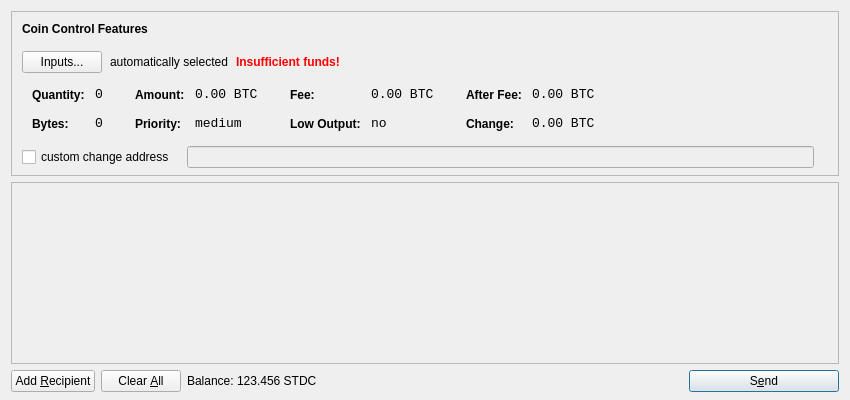
<?xml version="1.0" encoding="UTF-8"?>
<ui version="4.0">
 <class>SendCoinsDialog</class>
 <widget class="QDialog" name="SendCoinsDialog">
  <property name="geometry">
   <rect>
    <x>0</x>
    <y>0</y>
    <width>850</width>
    <height>400</height>
   </rect>
  </property>
  <property name="windowTitle">
   <string>Send Coins</string>
  </property>
  <layout class="QVBoxLayout" name="verticalLayout" stretch="0,1,0">
   <property name="bottomMargin">
    <number>8</number>
   </property>
   <item>
    <widget class="QFrame" name="frameCoinControl">
     <property name="sizePolicy">
      <sizepolicy hsizetype="Expanding" vsizetype="Expanding">
       <horstretch>0</horstretch>
       <verstretch>0</verstretch>
      </sizepolicy>
     </property>
     <property name="maximumSize">
      <size>
       <width>16777215</width>
       <height>16777215</height>
      </size>
     </property>
     <property name="frameShape">
      <enum>QFrame::StyledPanel</enum>
     </property>
     <property name="frameShadow">
      <enum>QFrame::Sunken</enum>
     </property>
     <layout class="QVBoxLayout" name="verticalLayoutCoinControl2">
      <property name="spacing">
       <number>-1</number>
      </property>
      <property name="leftMargin">
       <number>0</number>
      </property>
      <property name="topMargin">
       <number>0</number>
      </property>
      <property name="rightMargin">
       <number>0</number>
      </property>
      <property name="bottomMargin">
       <number>6</number>
      </property>
      <item>
       <layout class="QVBoxLayout" name="verticalLayoutCoinControl" stretch="0,0,0,0,1">
        <property name="spacing">
         <number>0</number>
        </property>
        <property name="leftMargin">
         <number>10</number>
        </property>
        <property name="topMargin">
         <number>10</number>
        </property>
        <item>
         <layout class="QHBoxLayout" name="horizontalLayoutCoinControl1">
          <property name="bottomMargin">
           <number>15</number>
          </property>
          <item>
           <widget class="QLabel" name="labelCoinControlFeatures">
            <property name="sizePolicy">
             <sizepolicy hsizetype="Preferred" vsizetype="Maximum">
              <horstretch>0</horstretch>
              <verstretch>0</verstretch>
             </sizepolicy>
            </property>
            <property name="font">
             <font>
              <weight>75</weight>
              <bold>true</bold>
             </font>
            </property>
            <property name="styleSheet">
             <string notr="true">font-weight:bold;</string>
            </property>
            <property name="text">
             <string>Coin Control Features</string>
            </property>
           </widget>
          </item>
         </layout>
        </item>
        <item>
         <layout class="QHBoxLayout" name="horizontalLayoutCoinControl2" stretch="0,0,0,0">
          <property name="spacing">
           <number>8</number>
          </property>
          <property name="bottomMargin">
           <number>10</number>
          </property>
          <item>
           <widget class="QPushButton" name="pushButtonCoinControl">
            <property name="styleSheet">
             <string notr="true"/>
            </property>
            <property name="text">
             <string>Inputs...</string>
            </property>
           </widget>
          </item>
          <item>
           <widget class="QLabel" name="labelCoinControlAutomaticallySelected">
            <property name="text">
             <string>automatically selected</string>
            </property>
            <property name="margin">
             <number>5</number>
            </property>
           </widget>
          </item>
          <item>
           <widget class="QLabel" name="labelCoinControlInsuffFunds">
            <property name="font">
             <font>
              <weight>75</weight>
              <bold>true</bold>
             </font>
            </property>
            <property name="styleSheet">
             <string notr="true">color:red;font-weight:bold;</string>
            </property>
            <property name="text">
             <string>Insufficient funds!</string>
            </property>
            <property name="margin">
             <number>5</number>
            </property>
           </widget>
          </item>
          <item>
           <spacer name="horizontalSpacerCoinControl">
            <property name="orientation">
             <enum>Qt::Horizontal</enum>
            </property>
            <property name="sizeHint" stdset="0">
             <size>
              <width>40</width>
              <height>1</height>
             </size>
            </property>
           </spacer>
          </item>
         </layout>
        </item>
        <item>
         <widget class="QWidget" name="widgetCoinControl" native="true">
          <property name="sizePolicy">
           <sizepolicy hsizetype="Preferred" vsizetype="Preferred">
            <horstretch>0</horstretch>
            <verstretch>0</verstretch>
           </sizepolicy>
          </property>
          <property name="minimumSize">
           <size>
            <width>0</width>
            <height>0</height>
           </size>
          </property>
          <property name="styleSheet">
           <string notr="true"/>
          </property>
          <layout class="QHBoxLayout" name="horizontalLayoutCoinControl5">
           <property name="margin">
            <number>0</number>
           </property>
           <item>
            <layout class="QHBoxLayout" name="horizontalLayoutCoinControl3" stretch="0,0,0,1">
             <property name="spacing">
              <number>20</number>
             </property>
             <property name="topMargin">
              <number>0</number>
             </property>
             <property name="bottomMargin">
              <number>10</number>
             </property>
             <item>
              <layout class="QFormLayout" name="formLayoutCoinControl1">
               <property name="horizontalSpacing">
                <number>10</number>
               </property>
               <property name="verticalSpacing">
                <number>14</number>
               </property>
               <property name="leftMargin">
                <number>10</number>
               </property>
               <property name="topMargin">
                <number>4</number>
               </property>
               <property name="rightMargin">
                <number>6</number>
               </property>
               <item row="0" column="0">
                <widget class="QLabel" name="labelCoinControlQuantityText">
                 <property name="styleSheet">
                  <string notr="true">font-weight:bold;</string>
                 </property>
                 <property name="text">
                  <string>Quantity:</string>
                 </property>
                 <property name="margin">
                  <number>0</number>
                 </property>
                </widget>
               </item>
               <item row="0" column="1">
                <widget class="QLabel" name="labelCoinControlQuantity">
                 <property name="font">
                  <font>
                   <family>Monospace</family>
                   <pointsize>10</pointsize>
                  </font>
                 </property>
                 <property name="cursor">
                  <cursorShape>IBeamCursor</cursorShape>
                 </property>
                 <property name="contextMenuPolicy">
                  <enum>Qt::ActionsContextMenu</enum>
                 </property>
                 <property name="text">
                  <string notr="true">0</string>
                 </property>
                 <property name="margin">
                  <number>0</number>
                 </property>
                 <property name="textInteractionFlags">
                  <set>Qt::LinksAccessibleByMouse|Qt::TextSelectableByKeyboard|Qt::TextSelectableByMouse</set>
                 </property>
                </widget>
               </item>
               <item row="1" column="0">
                <widget class="QLabel" name="labelCoinControlBytesText">
                 <property name="styleSheet">
                  <string notr="true">font-weight:bold;</string>
                 </property>
                 <property name="text">
                  <string>Bytes:</string>
                 </property>
                </widget>
               </item>
               <item row="1" column="1">
                <widget class="QLabel" name="labelCoinControlBytes">
                 <property name="font">
                  <font>
                   <family>Monospace</family>
                   <pointsize>10</pointsize>
                  </font>
                 </property>
                 <property name="cursor">
                  <cursorShape>IBeamCursor</cursorShape>
                 </property>
                 <property name="contextMenuPolicy">
                  <enum>Qt::ActionsContextMenu</enum>
                 </property>
                 <property name="text">
                  <string notr="true">0</string>
                 </property>
                 <property name="textInteractionFlags">
                  <set>Qt::LinksAccessibleByMouse|Qt::TextSelectableByKeyboard|Qt::TextSelectableByMouse</set>
                 </property>
                </widget>
               </item>
              </layout>
             </item>
             <item>
              <layout class="QFormLayout" name="formLayoutCoinControl2">
               <property name="horizontalSpacing">
                <number>10</number>
               </property>
               <property name="verticalSpacing">
                <number>14</number>
               </property>
               <property name="leftMargin">
                <number>6</number>
               </property>
               <property name="topMargin">
                <number>4</number>
               </property>
               <property name="rightMargin">
                <number>6</number>
               </property>
               <item row="0" column="0">
                <widget class="QLabel" name="labelCoinControlAmountText">
                 <property name="styleSheet">
                  <string notr="true">font-weight:bold;</string>
                 </property>
                 <property name="text">
                  <string>Amount:</string>
                 </property>
                 <property name="margin">
                  <number>0</number>
                 </property>
                </widget>
               </item>
               <item row="0" column="1">
                <widget class="QLabel" name="labelCoinControlAmount">
                 <property name="font">
                  <font>
                   <family>Monospace</family>
                   <pointsize>10</pointsize>
                  </font>
                 </property>
                 <property name="cursor">
                  <cursorShape>IBeamCursor</cursorShape>
                 </property>
                 <property name="contextMenuPolicy">
                  <enum>Qt::ActionsContextMenu</enum>
                 </property>
                 <property name="text">
                  <string notr="true">0.00 BTC</string>
                 </property>
                 <property name="textInteractionFlags">
                  <set>Qt::LinksAccessibleByMouse|Qt::TextSelectableByKeyboard|Qt::TextSelectableByMouse</set>
                 </property>
                </widget>
               </item>
               <item row="1" column="0">
                <widget class="QLabel" name="labelCoinControlPriorityText">
                 <property name="styleSheet">
                  <string notr="true">font-weight:bold;</string>
                 </property>
                 <property name="text">
                  <string>Priority:</string>
                 </property>
                </widget>
               </item>
               <item row="1" column="1">
                <widget class="QLabel" name="labelCoinControlPriority">
                 <property name="font">
                  <font>
                   <family>Monospace</family>
                   <pointsize>10</pointsize>
                  </font>
                 </property>
                 <property name="cursor">
                  <cursorShape>IBeamCursor</cursorShape>
                 </property>
                 <property name="contextMenuPolicy">
                  <enum>Qt::ActionsContextMenu</enum>
                 </property>
                 <property name="text">
                  <string>medium</string>
                 </property>
                 <property name="textInteractionFlags">
                  <set>Qt::LinksAccessibleByMouse|Qt::TextSelectableByKeyboard|Qt::TextSelectableByMouse</set>
                 </property>
                </widget>
               </item>
              </layout>
             </item>
             <item>
              <layout class="QFormLayout" name="formLayoutCoinControl3">
               <property name="horizontalSpacing">
                <number>10</number>
               </property>
               <property name="verticalSpacing">
                <number>14</number>
               </property>
               <property name="leftMargin">
                <number>6</number>
               </property>
               <property name="topMargin">
                <number>4</number>
               </property>
               <property name="rightMargin">
                <number>6</number>
               </property>
               <item row="0" column="0">
                <widget class="QLabel" name="labelCoinControlFeeText">
                 <property name="styleSheet">
                  <string notr="true">font-weight:bold;</string>
                 </property>
                 <property name="text">
                  <string>Fee:</string>
                 </property>
                 <property name="margin">
                  <number>0</number>
                 </property>
                </widget>
               </item>
               <item row="0" column="1">
                <widget class="QLabel" name="labelCoinControlFee">
                 <property name="font">
                  <font>
                   <family>Monospace</family>
                   <pointsize>10</pointsize>
                  </font>
                 </property>
                 <property name="cursor">
                  <cursorShape>IBeamCursor</cursorShape>
                 </property>
                 <property name="contextMenuPolicy">
                  <enum>Qt::ActionsContextMenu</enum>
                 </property>
                 <property name="text">
                  <string notr="true">0.00 BTC</string>
                 </property>
                 <property name="textInteractionFlags">
                  <set>Qt::LinksAccessibleByMouse|Qt::TextSelectableByKeyboard|Qt::TextSelectableByMouse</set>
                 </property>
                </widget>
               </item>
               <item row="1" column="0">
                <widget class="QLabel" name="labelCoinControlLowOutputText">
                 <property name="styleSheet">
                  <string notr="true">font-weight:bold;</string>
                 </property>
                 <property name="text">
                  <string>Low Output:</string>
                 </property>
                </widget>
               </item>
               <item row="1" column="1">
                <widget class="QLabel" name="labelCoinControlLowOutput">
                 <property name="font">
                  <font>
                   <family>Monospace</family>
                   <pointsize>10</pointsize>
                  </font>
                 </property>
                 <property name="cursor">
                  <cursorShape>IBeamCursor</cursorShape>
                 </property>
                 <property name="contextMenuPolicy">
                  <enum>Qt::ActionsContextMenu</enum>
                 </property>
                 <property name="text">
                  <string>no</string>
                 </property>
                 <property name="textInteractionFlags">
                  <set>Qt::LinksAccessibleByMouse|Qt::TextSelectableByKeyboard|Qt::TextSelectableByMouse</set>
                 </property>
                </widget>
               </item>
              </layout>
             </item>
             <item>
              <layout class="QFormLayout" name="formLayoutCoinControl4">
               <property name="horizontalSpacing">
                <number>10</number>
               </property>
               <property name="verticalSpacing">
                <number>14</number>
               </property>
               <property name="leftMargin">
                <number>6</number>
               </property>
               <property name="topMargin">
                <number>4</number>
               </property>
               <property name="rightMargin">
                <number>6</number>
               </property>
               <item row="0" column="0">
                <widget class="QLabel" name="labelCoinControlAfterFeeText">
                 <property name="styleSheet">
                  <string notr="true">font-weight:bold;</string>
                 </property>
                 <property name="text">
                  <string>After Fee:</string>
                 </property>
                 <property name="margin">
                  <number>0</number>
                 </property>
                </widget>
               </item>
               <item row="0" column="1">
                <widget class="QLabel" name="labelCoinControlAfterFee">
                 <property name="font">
                  <font>
                   <family>Monospace</family>
                   <pointsize>10</pointsize>
                  </font>
                 </property>
                 <property name="cursor">
                  <cursorShape>IBeamCursor</cursorShape>
                 </property>
                 <property name="contextMenuPolicy">
                  <enum>Qt::ActionsContextMenu</enum>
                 </property>
                 <property name="text">
                  <string notr="true">0.00 BTC</string>
                 </property>
                 <property name="textInteractionFlags">
                  <set>Qt::LinksAccessibleByMouse|Qt::TextSelectableByKeyboard|Qt::TextSelectableByMouse</set>
                 </property>
                </widget>
               </item>
               <item row="1" column="0">
                <widget class="QLabel" name="labelCoinControlChangeText">
                 <property name="styleSheet">
                  <string notr="true">font-weight:bold;</string>
                 </property>
                 <property name="text">
                  <string>Change:</string>
                 </property>
                </widget>
               </item>
               <item row="1" column="1">
                <widget class="QLabel" name="labelCoinControlChange">
                 <property name="font">
                  <font>
                   <family>Monospace</family>
                   <pointsize>10</pointsize>
                  </font>
                 </property>
                 <property name="cursor">
                  <cursorShape>IBeamCursor</cursorShape>
                 </property>
                 <property name="contextMenuPolicy">
                  <enum>Qt::ActionsContextMenu</enum>
                 </property>
                 <property name="text">
                  <string notr="true">0.00 BTC</string>
                 </property>
                 <property name="textInteractionFlags">
                  <set>Qt::LinksAccessibleByMouse|Qt::TextSelectableByKeyboard|Qt::TextSelectableByMouse</set>
                 </property>
                </widget>
               </item>
              </layout>
             </item>
            </layout>
           </item>
          </layout>
         </widget>
        </item>
        <item>
         <layout class="QHBoxLayout" name="horizontalLayoutCoinControl4" stretch="0,0,0">
          <property name="spacing">
           <number>12</number>
          </property>
          <property name="sizeConstraint">
           <enum>QLayout::SetDefaultConstraint</enum>
          </property>
          <property name="topMargin">
           <number>5</number>
          </property>
          <property name="rightMargin">
           <number>5</number>
          </property>
          <item>
           <widget class="QCheckBox" name="checkBoxCoinControlChange">
            <property name="text">
             <string>custom change address</string>
            </property>
           </widget>
          </item>
          <item>
           <widget class="QLineEdit" name="lineEditCoinControlChange">
            <property name="enabled">
             <bool>false</bool>
            </property>
            <property name="sizePolicy">
             <sizepolicy hsizetype="Expanding" vsizetype="Fixed">
              <horstretch>0</horstretch>
              <verstretch>0</verstretch>
             </sizepolicy>
            </property>
           </widget>
          </item>
          <item>
           <widget class="QLabel" name="labelCoinControlChangeLabel">
            <property name="sizePolicy">
             <sizepolicy hsizetype="Preferred" vsizetype="Expanding">
              <horstretch>0</horstretch>
              <verstretch>0</verstretch>
             </sizepolicy>
            </property>
            <property name="minimumSize">
             <size>
              <width>0</width>
              <height>0</height>
             </size>
            </property>
            <property name="text">
             <string/>
            </property>
            <property name="margin">
             <number>3</number>
            </property>
           </widget>
          </item>
         </layout>
        </item>
        <item>
         <spacer name="verticalSpacerCoinControl">
          <property name="orientation">
           <enum>Qt::Vertical</enum>
          </property>
          <property name="sizeHint" stdset="0">
           <size>
            <width>800</width>
            <height>1</height>
           </size>
          </property>
         </spacer>
        </item>
       </layout>
      </item>
     </layout>
    </widget>
   </item>
   <item>
    <widget class="QScrollArea" name="scrollArea">
     <property name="widgetResizable">
      <bool>true</bool>
     </property>
     <widget class="QWidget" name="scrollAreaWidgetContents">
      <property name="geometry">
       <rect>
        <x>0</x>
        <y>0</y>
        <width>830</width>
        <height>165</height>
       </rect>
      </property>
      <layout class="QVBoxLayout" name="verticalLayout_2">
       <property name="margin">
        <number>0</number>
       </property>
       <item>
        <layout class="QVBoxLayout" name="entries">
         <property name="spacing">
          <number>6</number>
         </property>
        </layout>
       </item>
       <item>
        <spacer name="verticalSpacer">
         <property name="orientation">
          <enum>Qt::Vertical</enum>
         </property>
         <property name="sizeHint" stdset="0">
          <size>
           <width>20</width>
           <height>40</height>
          </size>
         </property>
        </spacer>
       </item>
      </layout>
     </widget>
    </widget>
   </item>
   <item>
    <layout class="QHBoxLayout" name="horizontalLayout">
     <item>
      <widget class="QPushButton" name="addButton">
       <property name="toolTip">
        <string>Send to multiple recipients at once</string>
       </property>
       <property name="text">
        <string>Add &amp;Recipient</string>
       </property>
       <property name="icon">
        <iconset resource="../bitcoin.qrc">
         <normaloff>:/icons/add</normaloff>:/icons/add</iconset>
       </property>
       <property name="autoDefault">
        <bool>false</bool>
       </property>
      </widget>
     </item>
     <item>
      <widget class="QPushButton" name="clearButton">
       <property name="sizePolicy">
        <sizepolicy hsizetype="Minimum" vsizetype="Fixed">
         <horstretch>0</horstretch>
         <verstretch>0</verstretch>
        </sizepolicy>
       </property>
       <property name="toolTip">
        <string>Remove all transaction fields</string>
       </property>
       <property name="text">
        <string>Clear &amp;All</string>
       </property>
       <property name="icon">
        <iconset resource="../bitcoin.qrc">
         <normaloff>:/icons/remove</normaloff>:/icons/remove</iconset>
       </property>
       <property name="autoRepeatDelay">
        <number>300</number>
       </property>
       <property name="autoDefault">
        <bool>false</bool>
       </property>
      </widget>
     </item>
     <item>
      <layout class="QHBoxLayout" name="horizontalLayout_2">
       <property name="spacing">
        <number>3</number>
       </property>
       <item>
        <widget class="QLabel" name="label">
         <property name="text">
          <string>Balance:</string>
         </property>
        </widget>
       </item>
       <item>
        <widget class="QLabel" name="labelBalance">
         <property name="cursor">
          <cursorShape>IBeamCursor</cursorShape>
         </property>
         <property name="text">
          <string>123.456 STDC</string>
         </property>
         <property name="textInteractionFlags">
          <set>Qt::LinksAccessibleByMouse|Qt::TextSelectableByKeyboard|Qt::TextSelectableByMouse</set>
         </property>
        </widget>
       </item>
      </layout>
     </item>
     <item>
      <spacer name="horizontalSpacer">
       <property name="orientation">
        <enum>Qt::Horizontal</enum>
       </property>
       <property name="sizeHint" stdset="0">
        <size>
         <width>40</width>
         <height>20</height>
        </size>
       </property>
      </spacer>
     </item>
     <item>
      <widget class="QPushButton" name="sendButton">
       <property name="minimumSize">
        <size>
         <width>150</width>
         <height>0</height>
        </size>
       </property>
       <property name="toolTip">
        <string>Confirm the send action</string>
       </property>
       <property name="text">
        <string>S&amp;end</string>
       </property>
       <property name="icon">
        <iconset resource="../bitcoin.qrc">
         <normaloff>:/icons/send</normaloff>:/icons/send</iconset>
       </property>
       <property name="default">
        <bool>true</bool>
       </property>
      </widget>
     </item>
    </layout>
   </item>
  </layout>
 </widget>
 <resources>
  <include location="../bitcoin.qrc"/>
 </resources>
 <connections/>
</ui>
